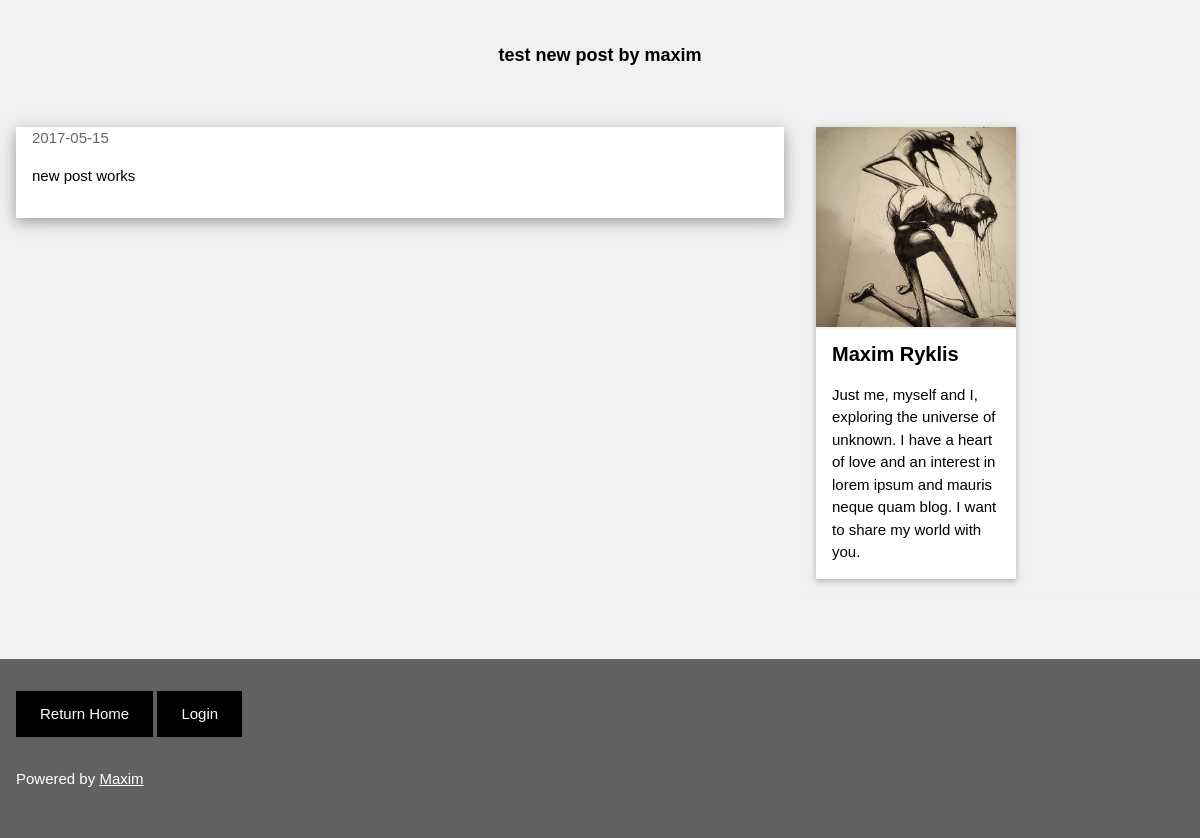
/read_post/8, run on the app's committed database.
### tables this page shows
CREATE TABLE POSTS(
ID INTEGER NOT NULL primary key AUTOINCREMENT,
TITLE TEXT NOT NULL,
PDATE TEXT NOT NULL,
AUTHOR TEXT NOT NULL,
BLOG TEXT NOT NULL
);

### blog.py (the view)
@app.route('/read_post/<id>', methods=['GET'])
def read(id):
    conn = sqlite3.connect(DATABASE)
    c = conn.cursor()
    c.execute('select TITLE, PDATE, AUTHOR, BLOG from POSTS where ID = ?', (id))
    results = [dict(title=row[0], pdate=row[1], author=row[2], blog=row[3]) for row in c.fetchall()]
    conn.close()
    return render_template('/read_post.html', results=results)

### templates/read_post.html (shortened to what this page needs)
<!DOCTYPE html>
<html>
<link rel="stylesheet" href="/static/css/w3.css">
<link rel="stylesheet" href="/static/css/g.css">
<body class="w3-light-grey">
<div class="w3-content" style="max-width:1400px">
    {%for post in results%}
<header class="w3-container w3-center w3-padding-32">
    <h5><b>{{post.title}} by {{post.author}}</b></h5>
</header>
<div class="w3-row">
<div class="w3-col l8 s12">
  <div class="w3-card-4 w3-margin w3-white">
    <div class="w3-container">
    <span class="w3-opacity">{{post.pdate}}</span>
    </div>
    <div class="w3-container">
      <p>{{post.blog}}</p>
      <div class="w3-row">
        <div class="w3-col m8 s12">
        </div>
      </div>
    </div>
  </div>
  {% endfor %}
</div>
<div class="w3-col l4">
  <div class="w3-card-2 w3-margin w3-margin-top">
  <img src="/static/images/logo.jpg" style="width:100%">
    <div class="w3-container w3-white">
      <h4><b>Maxim Ryklis</b></h4>
      <p>Just me, myself and I, exploring the universe of unknown. I have a heart of love and an interest in lorem ipsum and mauris neque quam blog. I want to share my world with you.</p>
    </div>
  </div><hr>
</div>
</div><br>
</div>
<footer class="w3-container w3-dark-grey w3-padding-32 w3-margin-top">
    <a href="/"><button class="w3-button w3-black w3-padding-large w3-margin-bottom">Return Home</button></a>
  <a href="/login"><button class="w3-button w3-black w3-padding-large w3-margin-bottom">Login</button></a>
  <p>Powered by <a href="https://www.linkedin.com/in/maximryklis/" target="_blank">Maxim</a></p>
</footer>
</body>
</html>

### static/css/w3.css (style rules this page uses)
html { box-sizing:border-box }
*,*:before,*:after { box-sizing:inherit }
html { -ms-text-size-adjust:100%;-webkit-text-size-adjust:100% }
body { margin:0 }
article,aside,details,figcaption,figure,footer,header,main,menu,nav,section,summary { display:block }
a { background-color:transparent;-webkit-text-decoration-skip:objects }
img { border-style:none }
hr { box-sizing:content-box;height:0;overflow:visible }
button,input,select,textarea { font:inherit;margin:0 }
button,input { overflow:visible }
button,select { text-transform:none }
button,html [type=button],[type=reset],[type=submit] { -webkit-appearance:button }
html,body { font-family:Verdana,sans-serif;font-size:15px;line-height:1.5 }
html { overflow-x:hidden }
h4 { font-size:20px }
h5 { font-size:18px }
h1,h2,h3,h4,h5,h6 { font-family:"Segoe UI",Arial,sans-serif;font-weight:400;margin:10px 0 }
hr { border:0;border-top:1px solid #eee;margin:20px 0 }
img { margin-bottom:-5px }
a { color:inherit }
.w3-btn,.w3-button { border:none;display:inline-block;outline:0;padding:8px 16px;vertical-align:middle;overflow:hidden;text-decoration:none;color:inherit;background-color:inherit;text-align:center;cursor:pointer;white-space:nowrap }
.w3-btn,.w3-button { -webkit-touch-callout:none;-webkit-user-select:none;-khtml-user-select:none;-moz-user-select:none;-ms-user-select:none;user-select:none }
.w3-container:after,.w3-container:before,.w3-panel:after,.w3-panel:before,.w3-row:after,.w3-row:before,.w3-row-padding:after,.w3-row-padding:before, .w3-cell-row:before,.w3-cell-row:after,.w3-clear:after,.w3-clear:before,.w3-bar:before,.w3-bar:after { content:"";display:table;clear:both }
.w3-col,.w3-half,.w3-third,.w3-twothird,.w3-threequarter,.w3-quarter { float:left;width:100% }
.w3-col.s12 { width:99.99999% }
@media (min-width:601px) { .w3-col.m8,.w3-twothird { width:66.66666% } }
@media (min-width:993px) { .w3-col.l4 { width:33.33333% } }
@media (min-width:993px) { .w3-col.l8 { width:66.66666% } }
.w3-content { max-width:980px;margin:auto }
.w3-container,.w3-panel { padding:0.01em 16px }
.w3-card,.w3-card-2 { margin: auto; width: 50%; box-shadow:0 2px 5px 0 rgba(0,0,0,0.16),0 2px 10px 0 rgba(0,0,0,0.12) }
.w3-card-4,.w3-hover-shadow:hover { box-shadow:0 4px 10px 0 rgba(0,0,0,0.2),0 4px 20px 0 rgba(0,0,0,0.19) }
.w3-opacity,.w3-hover-opacity:hover { opacity:0.60 }
.w3-center { text-align:center!important }
.w3-margin { margin:16px!important }
.w3-margin-top { margin-top:16px!important }
.w3-margin-bottom { margin-bottom:16px!important }
.w3-padding-large { padding:12px 24px!important }
.w3-padding-32 { padding-top:32px!important;padding-bottom:32px!important }
.w3-white,.w3-hover-white:hover { color:#000!important;background-color:#fff!important }
.w3-black,.w3-hover-black:hover { color:#fff!important;background-color:#000!important }
.w3-light-grey,.w3-hover-light-grey:hover,.w3-light-gray,.w3-hover-light-gray:hover { color:#000!important;background-color:#f1f1f1!important }
.w3-dark-grey,.w3-hover-dark-grey:hover,.w3-dark-gray,.w3-hover-dark-gray:hover { color:#fff!important;background-color:#616161!important }

### templates/read_post.html (style rules this page uses)
body,h1,h2,h3,h4,h5 { font-family: "Raleway", sans-serif }

### data on the page
POSTS: title "test new post", author "maxim", pdate "2017-05-15", blog "new post works"
